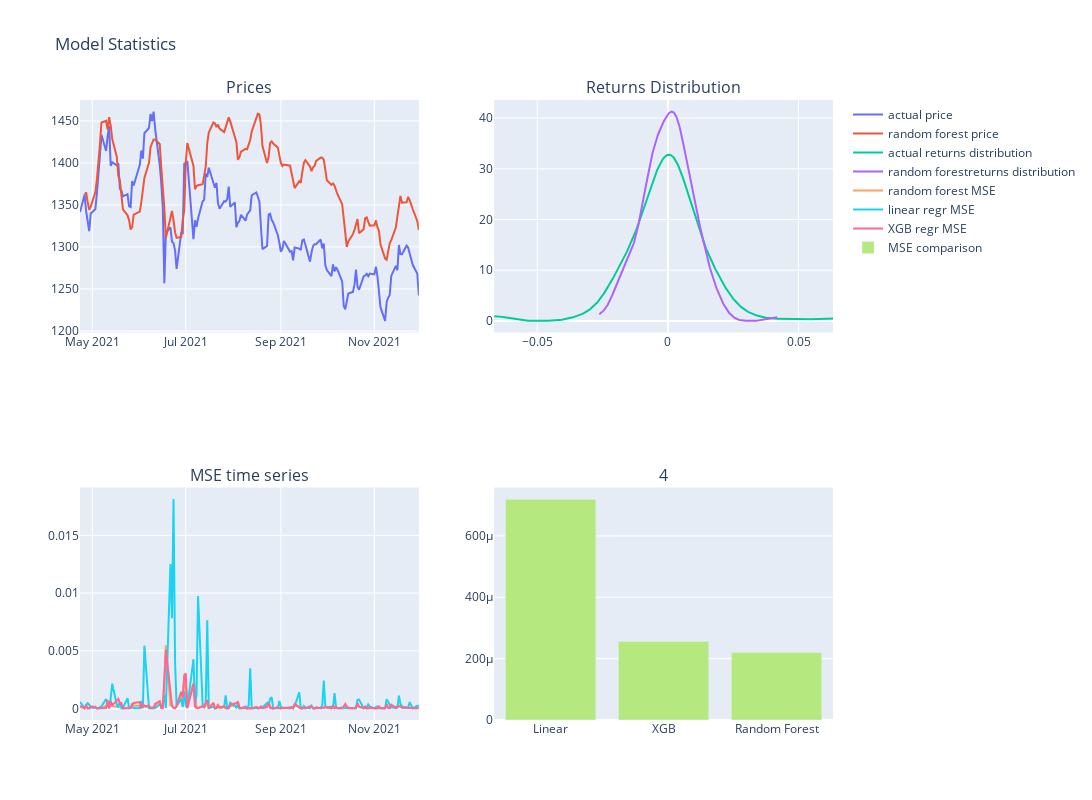

The notebook cell saved with this chart:
### Code cell
fig = make_subplots(rows=2, cols=2, subplot_titles=["Prices", "Returns Distribution", 'MSE time series', '4'])

x_dist_mse = ff.create_distplot([df_rf['MSE'].values.tolist()], [''], bin_size=.01).data[1]['x']
y_dist_mse = ff.create_distplot([df_rf['MSE'].values.tolist()], [''], bin_size=.01).data[1]['y']

x_dist_act = ff.create_distplot([df_rf['pct_t-1'].values.tolist()], [''], bin_size=.01).data[1]['x']
y_dist_act = ff.create_distplot([df_rf['pct_t-1'].values.tolist()], [''], bin_size=.01).data[1]['y']

x_dist_predict = ff.create_distplot([df_rf['predict'].values.tolist()], [''], bin_size=.01).data[1]['x']
y_dist_predict = ff.create_distplot([df_rf['predict'].values.tolist()], [''], bin_size=.01).data[1]['y']

fig.add_trace(go.Scatter(x=df_rf['date'], y = df_rf['value'], name='actual price'), row=1, col=1)
fig.add_trace(go.Scatter(x=df_rf['date'], y = df_rf['value_rf'], name='random forest price'), row=1, col=1)

fig.add_trace(go.Scatter(x=x_dist_act, y = y_dist_act, name='actual returns distribution'), row=1, col=2)
fig.add_trace(go.Scatter(x=x_dist_predict, y = y_dist_predict, name='random forestreturns distribution'), row=1, col=2)

fig.add_trace(go.Scatter(x=df_rf['date'], y = df_rf['MSE'], name='random forest MSE'), row=2, col=1)
fig.add_trace(go.Scatter(x=df_lr['date'], y = df_lr['MSE'], name='linear regr MSE'), row=2, col=1)
fig.add_trace(go.Scatter(x=df_xgb['date'], y = df_xgb['MSE'], name='XGB regr MSE'), row=2, col=1)
fig.add_trace(go.Bar(x=['Linear' , 'XGB', 'Random Forest'], y = mse, name='MSE comparison'), row=2, col=2)

fig['layout'].update(height=800, width=1500, title='Model Statistics')

fig.show()

### Figure 1 — Plotly figure (JSON) as saved in the notebook; plotly's stock layout.template omitted (floating-point values rounded to 4 significant figures; data arrays with more than 128 entries replaced by an {"elided": "..."} marker saying what was removed)
{"data": [{"name": "actual price", "type": "scatter", "x": {"elided": "154 str values"}, "xaxis": "x", "y": {"elided": "154 float values"}, "yaxis": "y"}, {"name": "random forest price", "type": "scatter", "x": {"elided": "154 str values"}, "xaxis": "x", "y": {"elided": "154 float values"}, "yaxis": "y"}, {"name": "actual returns distribution", "type": "scatter", "x": {"elided": "500 float values"}, "xaxis": "x2", "y": {"elided": "500 float values"}, "yaxis": "y2"}, {"name": "random forestreturns distribution", "type": "scatter", "x": {"elided": "500 float values"}, "xaxis": "x2", "y": {"elided": "500 float values"}, "yaxis": "y2"}, {"name": "random forest MSE", "type": "scatter", "x": {"elided": "154 str values"}, "xaxis": "x3", "y": {"elided": "154 float values"}, "yaxis": "y3"}, {"name": "linear regr MSE", "type": "scatter", "x": {"elided": "154 str values"}, "xaxis": "x3", "y": {"elided": "154 float values"}, "yaxis": "y3"}, {"name": "XGB regr MSE", "type": "scatter", "x": {"elided": "154 str values"}, "xaxis": "x3", "y": {"elided": "154 float values"}, "yaxis": "y3"}, {"name": "MSE comparison", "type": "bar", "x": ["Linear", "XGB", "Random Forest"], "xaxis": "x4", "y": [0.0007198, 0.0002559, 0.0002197], "yaxis": "y4"}], "layout": {"annotations": [{"font": {"size": 16}, "showarrow": false, "text": "Prices", "x": 0.225, "xanchor": "center", "xref": "paper", "y": 1, "yanchor": "bottom", "yref": "paper"}, {"font": {"size": 16}, "showarrow": false, "text": "Returns Distribution", "x": 0.775, "xanchor": "center", "xref": "paper", "y": 1, "yanchor": "bottom", "yref": "paper"}, {"font": {"size": 16}, "showarrow": false, "text": "MSE time series", "x": 0.225, "xanchor": "center", "xref": "paper", "y": 0.375, "yanchor": "bottom", "yref": "paper"}, {"font": {"size": 16}, "showarrow": false, "text": "4", "x": 0.775, "xanchor": "center", "xref": "paper", "y": 0.375, "yanchor": "bottom", "yref": "paper"}], "height": 800, "title": {"text": "Model Statistics"}, "width": 1500, "xaxis": {"anchor": "y", "domain": [0, 0.45]}, "xaxis2": {"anchor": "y2", "domain": [0.55, 1]}, "xaxis3": {"anchor": "y3", "domain": [0, 0.45]}, "xaxis4": {"anchor": "y4", "domain": [0.55, 1]}, "yaxis": {"anchor": "x", "domain": [0.625, 1]}, "yaxis2": {"anchor": "x2", "domain": [0.625, 1]}, "yaxis3": {"anchor": "x3", "domain": [0, 0.375]}, "yaxis4": {"anchor": "x4", "domain": [0, 0.375]}}}
